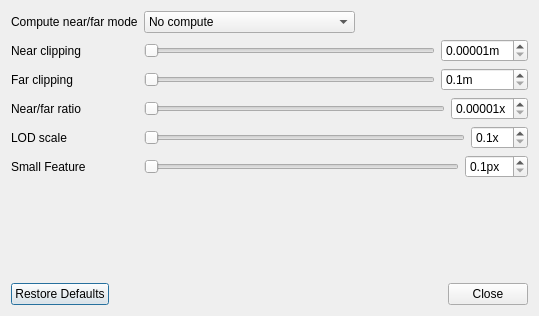
<?xml version="1.0" encoding="UTF-8"?>
<ui version="4.0">
 <class>CameraSettings</class>
 <widget class="QDialog" name="CameraSettings">
  <property name="geometry">
   <rect>
    <x>0</x>
    <y>0</y>
    <width>539</width>
    <height>316</height>
   </rect>
  </property>
  <property name="windowTitle">
   <string>Camera LOD scale</string>
  </property>
  <property name="windowOpacity">
   <double>1.000000000000000</double>
  </property>
  <layout class="QVBoxLayout" name="verticalLayout">
   <item>
    <layout class="QFormLayout" name="formLayout">
     <property name="fieldGrowthPolicy">
      <enum>QFormLayout::ExpandingFieldsGrow</enum>
     </property>
     <item row="0" column="1">
      <widget class="QComboBox" name="computeNearFarMode">
       <property name="sizePolicy">
        <sizepolicy hsizetype="Preferred" vsizetype="Fixed">
         <horstretch>0</horstretch>
         <verstretch>0</verstretch>
        </sizepolicy>
       </property>
       <item>
        <property name="text">
         <string>No compute</string>
        </property>
       </item>
       <item>
        <property name="text">
         <string>Near/far using bounding volumes</string>
        </property>
       </item>
       <item>
        <property name="text">
         <string>Near/far using primitives</string>
        </property>
       </item>
       <item>
        <property name="text">
         <string>Near using primitives</string>
        </property>
       </item>
      </widget>
     </item>
     <item row="1" column="0">
      <widget class="QLabel" name="label_4">
       <property name="text">
        <string>Near clipping</string>
       </property>
      </widget>
     </item>
     <item row="1" column="1">
      <layout class="QHBoxLayout" name="horizontalLayout_4">
       <item>
        <widget class="QSlider" name="nearClipping">
         <property name="minimum">
          <number>1</number>
         </property>
         <property name="maximum">
          <number>2500000</number>
         </property>
         <property name="orientation">
          <enum>Qt::Horizontal</enum>
         </property>
        </widget>
       </item>
       <item>
        <widget class="QDoubleSpinBox" name="nearClippingSpin">
         <property name="suffix">
          <string>m</string>
         </property>
         <property name="decimals">
          <number>5</number>
         </property>
         <property name="minimum">
          <double>0.000010000000000</double>
         </property>
         <property name="maximum">
          <double>25.000000000000000</double>
         </property>
         <property name="singleStep">
          <double>0.000010000000000</double>
         </property>
         <property name="value">
          <double>0.000010000000000</double>
         </property>
        </widget>
       </item>
      </layout>
     </item>
     <item row="2" column="0">
      <widget class="QLabel" name="label_3">
       <property name="text">
        <string>Far clipping</string>
       </property>
      </widget>
     </item>
     <item row="2" column="1">
      <layout class="QHBoxLayout" name="horizontalLayout_3">
       <item>
        <widget class="QSlider" name="farClipping">
         <property name="minimum">
          <number>1</number>
         </property>
         <property name="maximum">
          <number>10000000</number>
         </property>
         <property name="orientation">
          <enum>Qt::Horizontal</enum>
         </property>
        </widget>
       </item>
       <item>
        <widget class="QDoubleSpinBox" name="farClippingSpin">
         <property name="suffix">
          <string>m</string>
         </property>
         <property name="decimals">
          <number>1</number>
         </property>
         <property name="minimum">
          <double>0.100000000000000</double>
         </property>
         <property name="maximum">
          <double>1000000.000000000000000</double>
         </property>
         <property name="singleStep">
          <double>0.500000000000000</double>
         </property>
        </widget>
       </item>
      </layout>
     </item>
     <item row="4" column="0">
      <widget class="QLabel" name="label">
       <property name="text">
        <string>LOD scale</string>
       </property>
      </widget>
     </item>
     <item row="4" column="1">
      <layout class="QHBoxLayout" name="horizontalLayout">
       <item>
        <widget class="QSlider" name="lodScale">
         <property name="minimum">
          <number>1</number>
         </property>
         <property name="maximum">
          <number>250</number>
         </property>
         <property name="orientation">
          <enum>Qt::Horizontal</enum>
         </property>
        </widget>
       </item>
       <item>
        <widget class="QDoubleSpinBox" name="lodScaleSpin">
         <property name="suffix">
          <string>x</string>
         </property>
         <property name="decimals">
          <number>1</number>
         </property>
         <property name="minimum">
          <double>0.100000000000000</double>
         </property>
         <property name="maximum">
          <double>25.000000000000000</double>
         </property>
         <property name="singleStep">
          <double>0.050000000000000</double>
         </property>
        </widget>
       </item>
      </layout>
     </item>
     <item row="5" column="0">
      <widget class="QLabel" name="label_2">
       <property name="text">
        <string>Small Feature</string>
       </property>
      </widget>
     </item>
     <item row="5" column="1">
      <layout class="QHBoxLayout" name="horizontalLayout_2">
       <item>
        <widget class="QSlider" name="smallFeature">
         <property name="minimum">
          <number>1</number>
         </property>
         <property name="maximum">
          <number>250</number>
         </property>
         <property name="orientation">
          <enum>Qt::Horizontal</enum>
         </property>
        </widget>
       </item>
       <item>
        <widget class="QDoubleSpinBox" name="smallFeatureSpin">
         <property name="suffix">
          <string>px</string>
         </property>
         <property name="decimals">
          <number>1</number>
         </property>
         <property name="minimum">
          <double>0.100000000000000</double>
         </property>
         <property name="maximum">
          <double>25.000000000000000</double>
         </property>
         <property name="singleStep">
          <double>0.100000000000000</double>
         </property>
        </widget>
       </item>
      </layout>
     </item>
     <item row="0" column="0">
      <widget class="QLabel" name="label_5">
       <property name="text">
        <string>Compute near/far mode</string>
       </property>
      </widget>
     </item>
     <item row="3" column="1">
      <layout class="QHBoxLayout" name="horizontalLayout_5">
       <item>
        <widget class="QSlider" name="nearFarRatio">
         <property name="minimum">
          <number>1</number>
         </property>
         <property name="maximum">
          <number>20000</number>
         </property>
         <property name="orientation">
          <enum>Qt::Horizontal</enum>
         </property>
        </widget>
       </item>
       <item>
        <widget class="QDoubleSpinBox" name="nearFarRatioSpin">
         <property name="suffix">
          <string>x</string>
         </property>
         <property name="decimals">
          <number>5</number>
         </property>
         <property name="minimum">
          <double>0.000010000000000</double>
         </property>
         <property name="maximum">
          <double>2.000000000000000</double>
         </property>
         <property name="singleStep">
          <double>0.005000000000000</double>
         </property>
        </widget>
       </item>
      </layout>
     </item>
     <item row="3" column="0">
      <widget class="QLabel" name="label_6">
       <property name="text">
        <string>Near/far ratio</string>
       </property>
      </widget>
     </item>
    </layout>
   </item>
   <item>
    <spacer name="verticalSpacer">
     <property name="orientation">
      <enum>Qt::Vertical</enum>
     </property>
     <property name="sizeHint" stdset="0">
      <size>
       <width>20</width>
       <height>31</height>
      </size>
     </property>
    </spacer>
   </item>
   <item>
    <widget class="QDialogButtonBox" name="buttonBox">
     <property name="standardButtons">
      <set>QDialogButtonBox::Close|QDialogButtonBox::RestoreDefaults</set>
     </property>
    </widget>
   </item>
  </layout>
 </widget>
 <resources/>
 <connections>
  <connection>
   <sender>lodScale</sender>
   <signal>valueChanged(int)</signal>
   <receiver>CameraSettings</receiver>
   <slot>changeLODScale(int)</slot>
   <hints>
    <hint type="sourcelabel">
     <x>268</x>
     <y>20</y>
    </hint>
    <hint type="destinationlabel">
     <x>269</x>
     <y>217</y>
    </hint>
   </hints>
  </connection>
  <connection>
   <sender>lodScaleSpin</sender>
   <signal>valueChanged(double)</signal>
   <receiver>CameraSettings</receiver>
   <slot>changeLODScale(double)</slot>
   <hints>
    <hint type="sourcelabel">
     <x>503</x>
     <y>20</y>
    </hint>
    <hint type="destinationlabel">
     <x>269</x>
     <y>217</y>
    </hint>
   </hints>
  </connection>
  <connection>
   <sender>smallFeature</sender>
   <signal>valueChanged(int)</signal>
   <receiver>CameraSettings</receiver>
   <slot>changeSmallFeature(int)</slot>
   <hints>
    <hint type="sourcelabel">
     <x>276</x>
     <y>46</y>
    </hint>
    <hint type="destinationlabel">
     <x>269</x>
     <y>65</y>
    </hint>
   </hints>
  </connection>
  <connection>
   <sender>smallFeatureSpin</sender>
   <signal>valueChanged(double)</signal>
   <receiver>CameraSettings</receiver>
   <slot>changeSmallFeature(double)</slot>
   <hints>
    <hint type="sourcelabel">
     <x>505</x>
     <y>45</y>
    </hint>
    <hint type="destinationlabel">
     <x>269</x>
     <y>65</y>
    </hint>
   </hints>
  </connection>
  <connection>
   <sender>farClipping</sender>
   <signal>valueChanged(int)</signal>
   <receiver>CameraSettings</receiver>
   <slot>changeFarClipping(int)</slot>
   <hints>
    <hint type="sourcelabel">
     <x>260</x>
     <y>46</y>
    </hint>
    <hint type="destinationlabel">
     <x>269</x>
     <y>77</y>
    </hint>
   </hints>
  </connection>
  <connection>
   <sender>farClippingSpin</sender>
   <signal>valueChanged(double)</signal>
   <receiver>CameraSettings</receiver>
   <slot>changeFarClipping(double)</slot>
   <hints>
    <hint type="sourcelabel">
     <x>489</x>
     <y>45</y>
    </hint>
    <hint type="destinationlabel">
     <x>269</x>
     <y>77</y>
    </hint>
   </hints>
  </connection>
  <connection>
   <sender>nearClipping</sender>
   <signal>valueChanged(int)</signal>
   <receiver>CameraSettings</receiver>
   <slot>changeNearClipping(int)</slot>
   <hints>
    <hint type="sourcelabel">
     <x>263</x>
     <y>17</y>
    </hint>
    <hint type="destinationlabel">
     <x>269</x>
     <y>77</y>
    </hint>
   </hints>
  </connection>
  <connection>
   <sender>nearClippingSpin</sender>
   <signal>valueChanged(double)</signal>
   <receiver>CameraSettings</receiver>
   <slot>changeNearClipping(double)</slot>
   <hints>
    <hint type="sourcelabel">
     <x>492</x>
     <y>16</y>
    </hint>
    <hint type="destinationlabel">
     <x>269</x>
     <y>77</y>
    </hint>
   </hints>
  </connection>
  <connection>
   <sender>computeNearFarMode</sender>
   <signal>currentIndexChanged(int)</signal>
   <receiver>CameraSettings</receiver>
   <slot>changeComputeNearFarMode(int)</slot>
   <hints>
    <hint type="sourcelabel">
     <x>168</x>
     <y>16</y>
    </hint>
    <hint type="destinationlabel">
     <x>269</x>
     <y>157</y>
    </hint>
   </hints>
  </connection>
  <connection>
   <sender>nearFarRatio</sender>
   <signal>valueChanged(int)</signal>
   <receiver>CameraSettings</receiver>
   <slot>changeNearFarRatio(int)</slot>
   <hints>
    <hint type="sourcelabel">
     <x>303</x>
     <y>102</y>
    </hint>
    <hint type="destinationlabel">
     <x>269</x>
     <y>157</y>
    </hint>
   </hints>
  </connection>
  <connection>
   <sender>nearFarRatioSpin</sender>
   <signal>valueChanged(double)</signal>
   <receiver>CameraSettings</receiver>
   <slot>changeNearFarRatio(double)</slot>
   <hints>
    <hint type="sourcelabel">
     <x>506</x>
     <y>101</y>
    </hint>
    <hint type="destinationlabel">
     <x>269</x>
     <y>157</y>
    </hint>
   </hints>
  </connection>
 </connections>
 <slots>
  <slot>changeLODScale(int)</slot>
  <slot>changeLODScale(double)</slot>
  <slot>changeSmallFeature(int)</slot>
  <slot>changeSmallFeature(double)</slot>
  <slot>changeFarClipping(int)</slot>
  <slot>changeFarClipping(double)</slot>
  <slot>changeNearClipping(int)</slot>
  <slot>changeNearClipping(double)</slot>
  <slot>changeComputeNearFarMode(int)</slot>
  <slot>changeNearFarRatio(int)</slot>
  <slot>changeNearFarRatio(double)</slot>
 </slots>
</ui>
